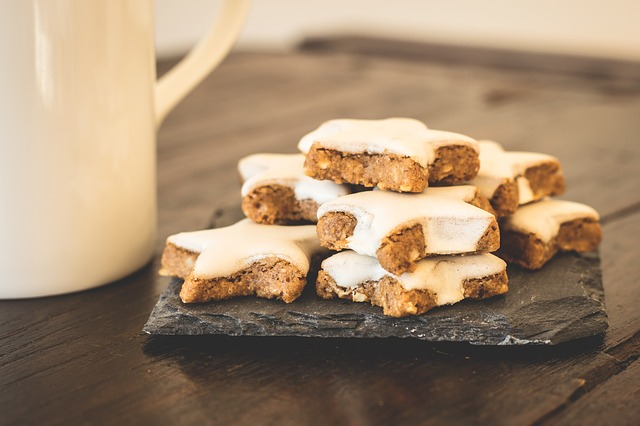
%> input picture Report/Report_Picture_09/cookie.jpg, 640 x 426 px
$ octave Program9.m   (GNU Octave 9; MATLAB toolbox functions it lacks are replaced by stand-ins)
%> lines starting %> are read from the running program, lines starting %| are printed output that depends on the picture
% 課題９ メディアンフィルタと先鋭化
% メディアンフィルターを適用し，ノイズ除去を体験せよ．
% 各自，Lenna以外の画像を用いよ．

IMG = imread('../Report/Report_Picture_09/cookie.jpg');
%> IMG is the input picture: size 426x640x3 uint8; mean R, G, B 163.5, 138.8, 112.4
IMG = rgb2gray(IMG);
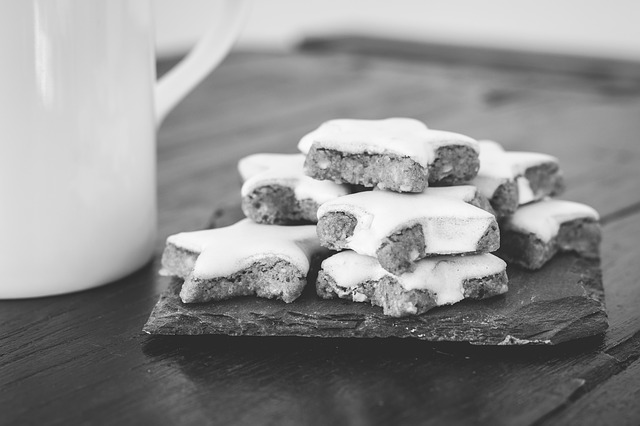
%> IMG: size 426x640 uint8; min 10, max 254, mean 143.2
imagesc(IMG);
colormap(gray);
colorbar;
pause;


h = fspecial('average', 3);%平滑化フィルタ定義
f=[0,-1,0;-1,5,-1;0,-1,0];%フィルタ設計

%ノイズをのせる
poi = imnoise(IMG, 'poisson');
imagesc(poi);
colormap(gray);
colorbar;
pause;

%平滑化フィルタの適用
Y = filter2(h,poi);
imagesc(Y);
colormap(gray);
colorbar;
pause;

%メディアンフィルタの適用
poi = medfilt2(poi, [3 3]);
imagesc(poi);
colormap(gray);
colorbar;
pause;

%別ノイズによる確認
salt = imnoise(IMG, 'salt & pepper', 0.02);
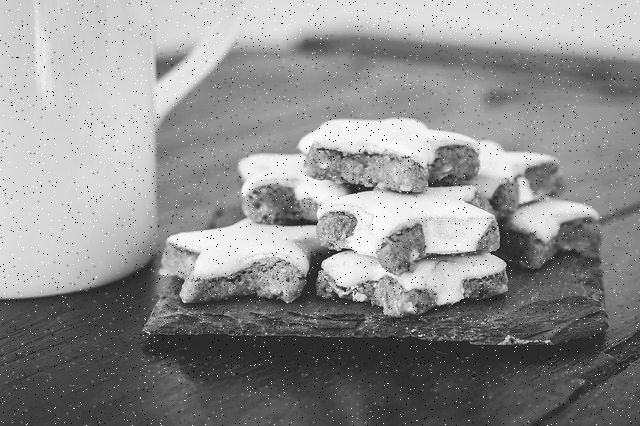
%> salt: size 426x640 uint8; min 0, max 255, mean 142.8
imagesc(salt);
colormap(gray);
colorbar;
pause;

Y2 = filter2(h,salt);
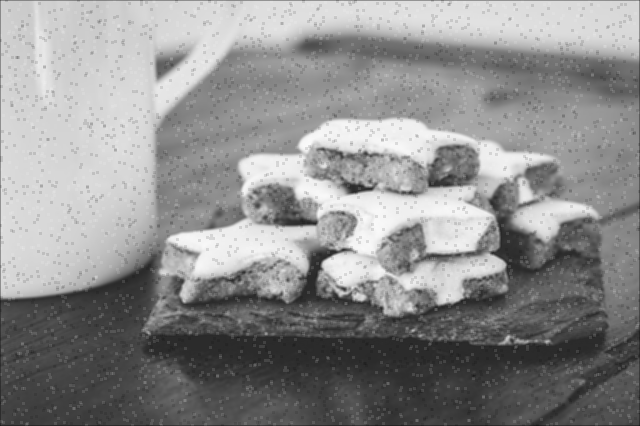
%> Y2: size 426x640 double; min 25.78, max 250.1, mean 142.4
imagesc(Y2);
colormap(gray);
colorbar;
pause;

salt = medfilt2(salt, [3 3]);
imagesc(salt);
colormap(gray);
colorbar;
pause;

%鮮鋭化フィルタ適用
IMG = filter2(f, IMG, 'same');
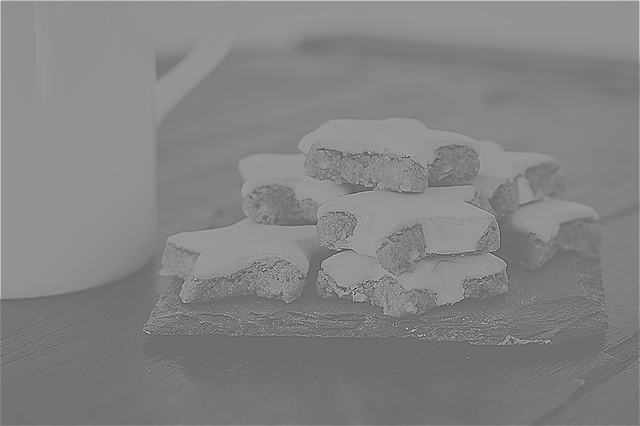
%> IMG: size 426x640 double; min -482, max 734, mean 144.3; drawn with min black and max white
imagesc(IMG);
colormap(gray);
colorbar;
pause;
